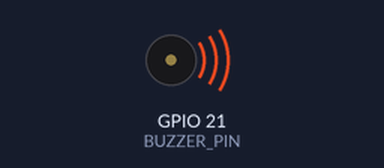
Simulated run of this program. Board: Raspberry Pi (BCM pin numbers). Parts: buzzer (waves = sounding).

Above: at 0.2 s.
At 7.5 s:
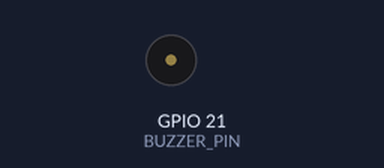
Timing chart, 0 to 13.0 s (numbered marks = the images above):
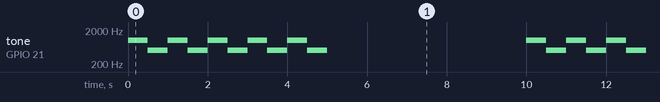

Measured:
- by itself, tone on GPIO 21 (BUZZER_PIN): repeats every 10.0 s: 4 × (500 Hz 0.50 s, 1000 Hz 0.50 s), 500 Hz 0.50 s, silent 5.0 s, 1000 Hz 0.50 s

The program:

_09_Buzzer_Alarm.py
```python
# Program to create the Alarm Buzzer
import RPi.GPIO as GPIO
import time

GPIO.setwarnings(False)
GPIO.setmode(GPIO.BCM)
BUZZER_PIN = 21
GPIO.setup(BUZZER_PIN, GPIO.OUT)

def sound_alarm():
    pwm = GPIO.PWM(BUZZER_PIN, 1000)
    pwm.start(50)
    for _ in range(5):
        pwm.ChangeFrequency(1000)
        time.sleep(0.5)
        pwm.ChangeFrequency(500)
        time.sleep(0.5)
    pwm.stop()

if __name__ == "__main__":
    try:
        while True:
            sound_alarm()
            time.sleep(5)
    except KeyboardInterrupt:
        print("Program interrupted")
    finally:
        GPIO.cleanup()
        print("GPIO cleaned up")
```
